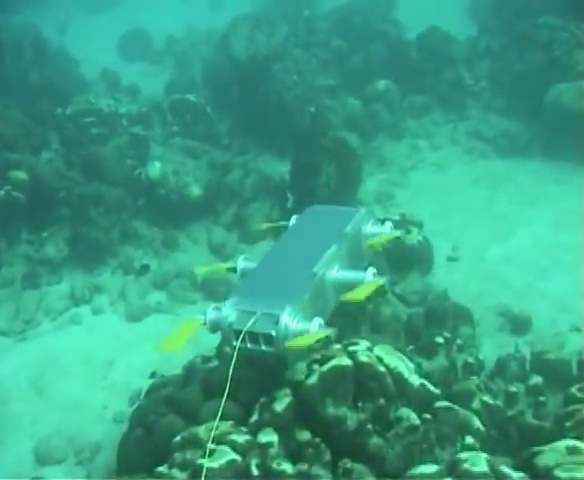
#> input picture images/d_r_1_.jpg, 584 x 480 px, found by its file name
$ python UCIQE.py
#> lines starting #> are read from the running program, lines starting #| are printed output that depends on the picture; long printed decimals are rounded
#> further down, img is the input picture: shape (480, 584, 3); mean R, G, B 57, 159.6, 132.4
import numpy as np
from skimage.color import rgb2lab
from skimage import io

def UCIQE(rgb_in:np.ndarray, c1:float=0.4680, c2:float=0.2745, c3:float=0.2576):
#> called with c1 = 0.468, c2 = 0.275, c3 = 0.258
    lab:np.ndarray = rgb2lab(rgb_in)
#> lab: shape (480, 584, 3) float64; mean of channels 0, 1, 2 59.1, -35.8, 5.5
    l:np.ndarray = lab[:,:,0]
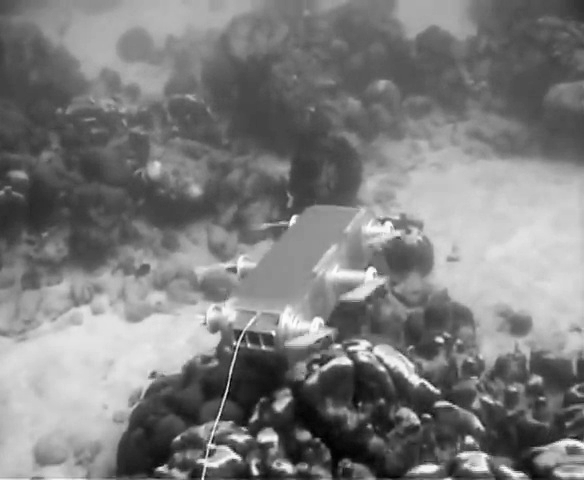
#> l: shape (480, 584) float64; min 24.44, max 95.32, mean 59.1; drawn with min black and max white
    a:np.ndarray = lab[:,:,1]
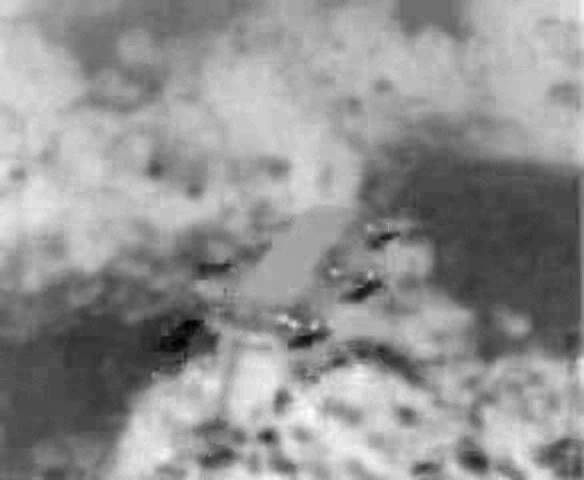
#> a: shape (480, 584) float64; min -61.55, max -16.68, mean -35.76; drawn with min black and max white
    b:np.ndarray = lab[:,:,2]
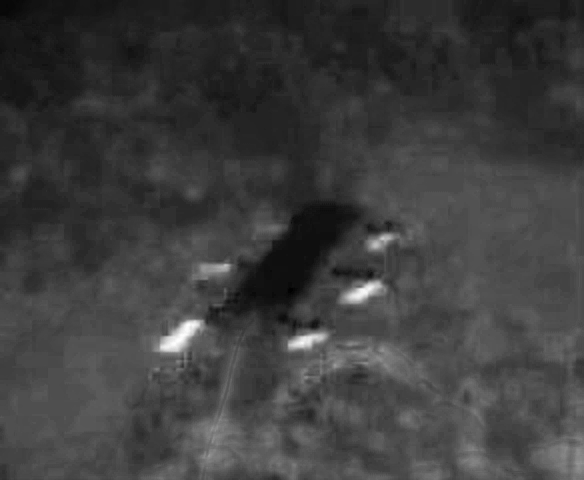
#> b: shape (480, 584) float64; min -10.29, max 54.55, mean 5.5; drawn with min black and max white

    chroma:np.ndarray = np.sqrt(a**2 + b**2)
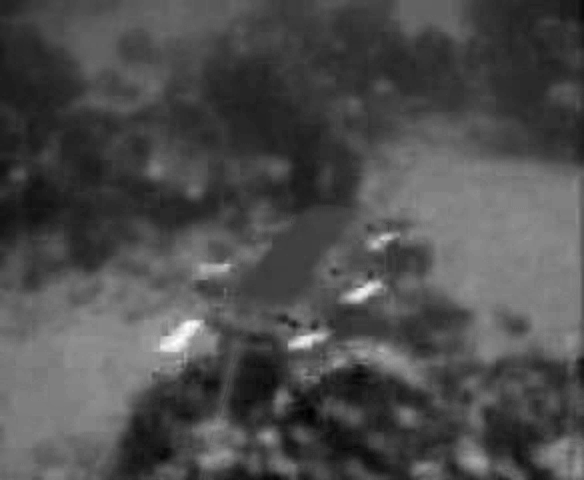
#> chroma: shape (480, 584) float64; min 16.69, max 82.12, mean 36.6; drawn with min black and max white
    u_c:float = np.mean(chroma)
#> u_c = 36.62
    sigma_c:float = np.sqrt(np.mean(chroma**2 - u_c**2))
#> sigma_c = 8.72

    saturation:np.ndarray = chroma / l
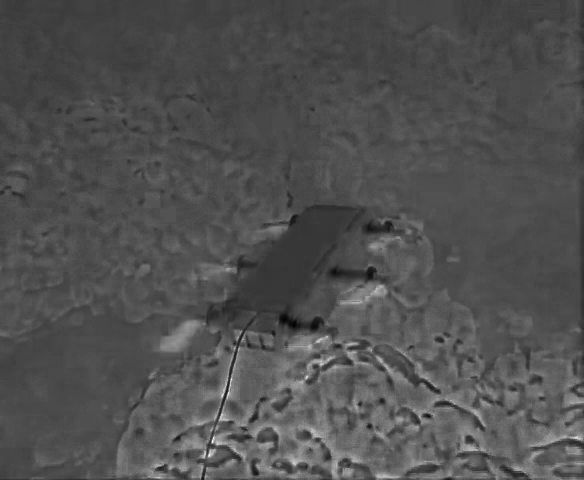
#> saturation: shape (480, 584) float64; min 0.251, max 1.44, mean 0.628; drawn with min black and max white
    u_s = np.mean(saturation)
#> u_s = 0.628

    contrast_l:float = np.max(l) - np.min(l)
#> contrast_l = 70.87

    UCIQE:float = c1 * sigma_c + c2 * contrast_l + c3 * u_s
#> UCIQE = 23.7

    return UCIQE

if __name__ == "__main__":
    img=io.imread('D:/MSc Books/Sem 4/Project/underwater_image_enhancement/images/d_r_1_.jpg')

    print(UCIQE(img))
#| 23.699

$ run again, with images/d_r_122_.jpg copied over images/d_r_1_.jpg
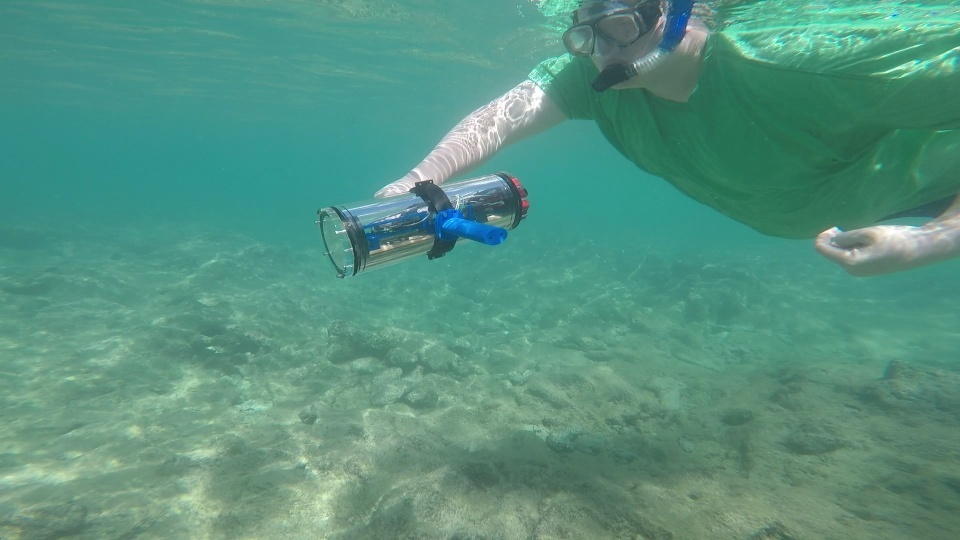
#> input picture images/d_r_122_.jpg, 960 x 540 px, found by its file name
#> img is the input picture: shape (540, 960, 3); mean R, G, B 86, 146.4, 128.1
#> lab: shape (540, 960, 3) float64; mean of channels 0, 1, 2 56.4, -23.3, 3.8
#> in UCIQE, `chroma:np.ndarray = np.sqrt(a**2 + b**2)`:
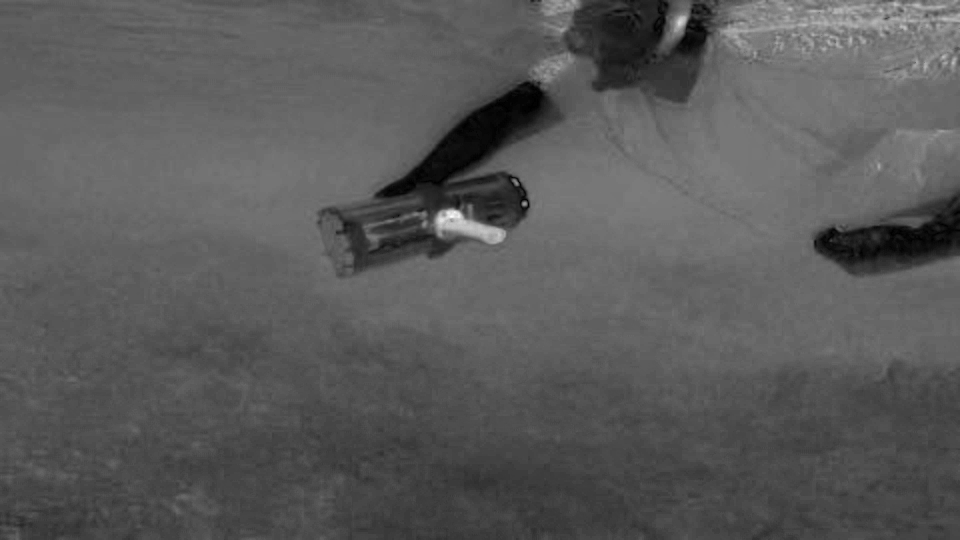
#> chroma: shape (540, 960) float64; min 0.00268, max 69.68, mean 24.6; drawn with min black and max white
#> u_c = 24.65
#> sigma_c = 6.32
#> in UCIQE, `saturation:np.ndarray = chroma / l`:
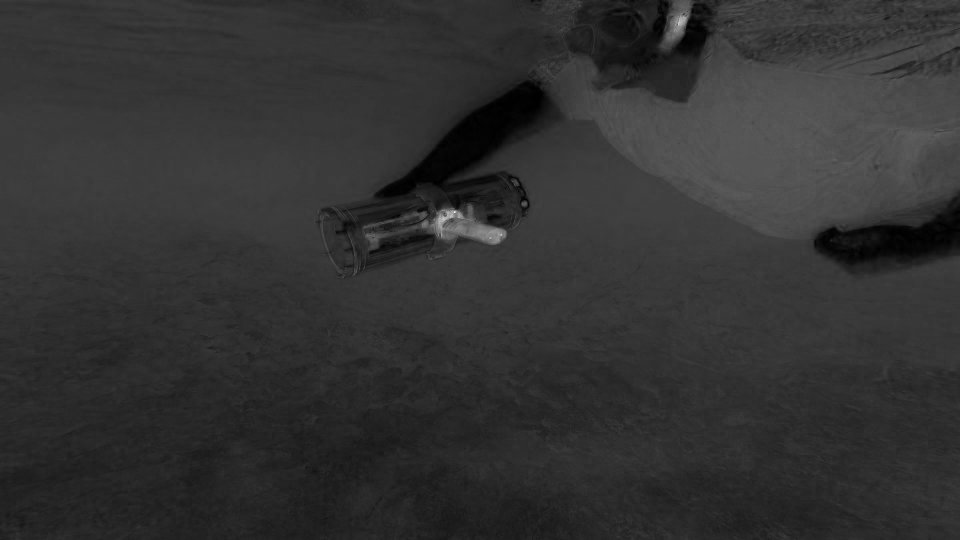
#> saturation: shape (540, 960) float64; min 5.26e-05, max 2.26, mean 0.448; drawn with min black and max white
#> u_s = 0.448
#> contrast_l = 77.02
#> UCIQE = 24.22
#| 24.215

$ run again, with images/d_r_135_.jpg copied over images/d_r_1_.jpg
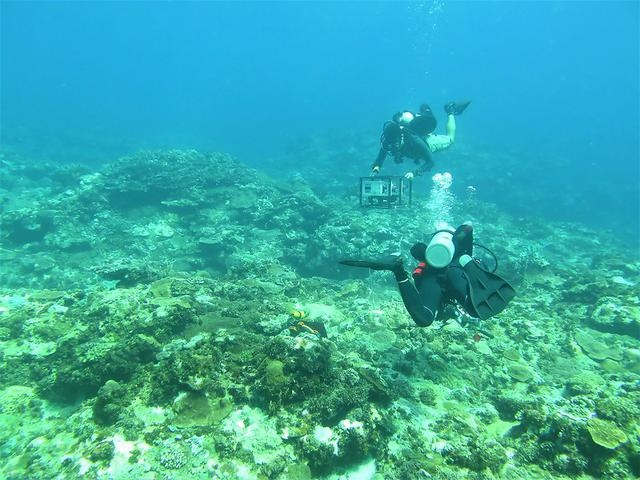
#> input picture images/d_r_135_.jpg, 640 x 480 px, found by its file name
#> img is the input picture: shape (480, 640, 3); mean R, G, B 56.3, 173.1, 168.2
#> lab: shape (480, 640, 3) float64; mean of channels 0, 1, 2 64.7, -30.8, -6.5
#> in UCIQE, `chroma:np.ndarray = np.sqrt(a**2 + b**2)`:
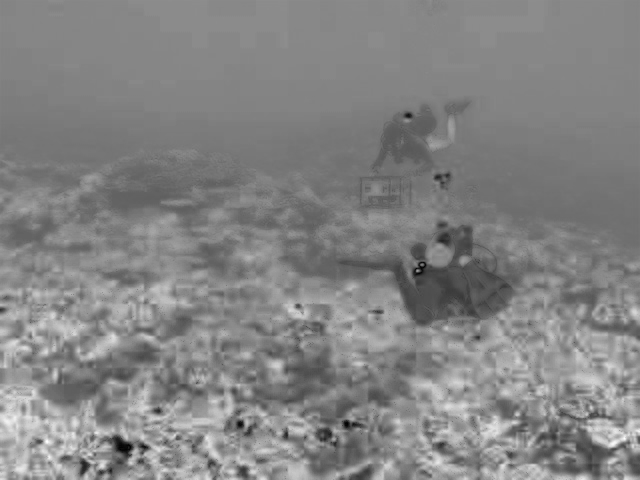
#> chroma: shape (480, 640) float64; min 0.00506, max 74.32, mean 38.5; drawn with min black and max white
#> u_c = 38.53
#> sigma_c = 7
#> in UCIQE, `saturation:np.ndarray = chroma / l`:
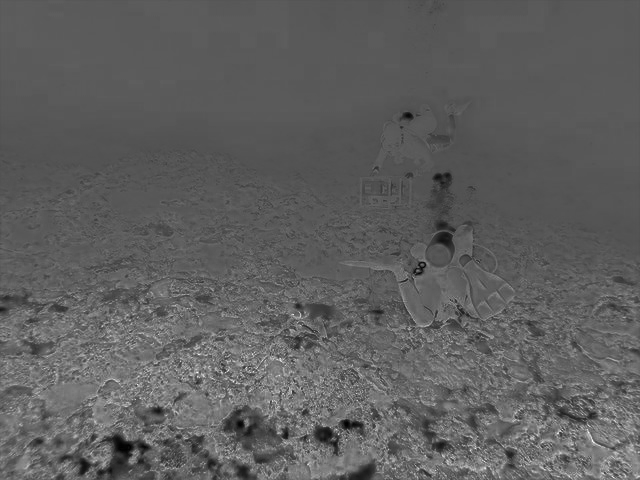
#> saturation: shape (480, 640) float64; min 5.3e-05, max 1.64, mean 0.61; drawn with min black and max white
#> u_s = 0.61
#> contrast_l = 83.65
#> UCIQE = 26.39
#| 26.393

$ run again, with images/d_r_144_.jpg copied over images/d_r_1_.jpg
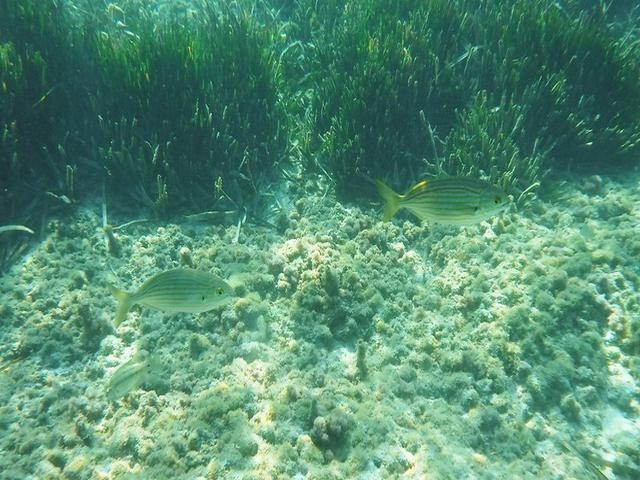
#> input picture images/d_r_144_.jpg, 640 x 480 px, found by its file name
#> img is the input picture: shape (480, 640, 3); mean R, G, B 86.2, 141.9, 115.5
#> lab: shape (480, 640, 3) float64; mean of channels 0, 1, 2 54.1, -24.1, 8.3
#> in UCIQE, `chroma:np.ndarray = np.sqrt(a**2 + b**2)`:
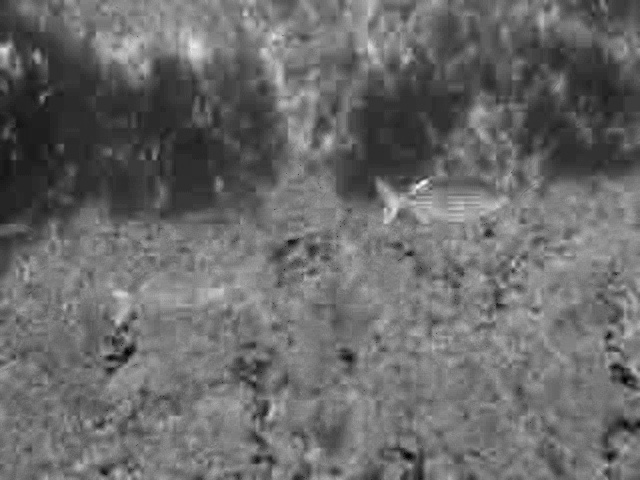
#> chroma: shape (480, 640) float64; min 5.47, max 55.61, mean 26.3; drawn with min black and max white
#> u_c = 26.33
#> sigma_c = 6.48
#> in UCIQE, `saturation:np.ndarray = chroma / l`:
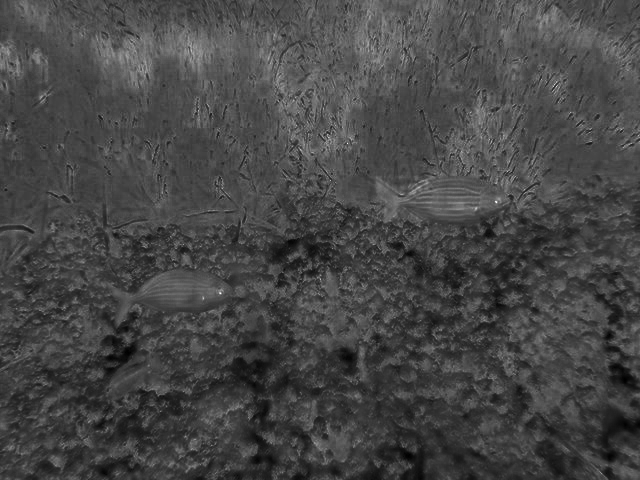
#> saturation: shape (480, 640) float64; min 0.0569, max 1.73, mean 0.521; drawn with min black and max white
#> u_s = 0.521
#> contrast_l = 84.12
#> UCIQE = 26.26
#| 26.257
